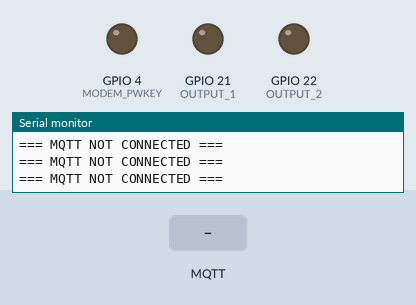
Simulated run of this sketch. Board: ESP32. On the bench: output pins drawn as LEDs (lit = HIGH), the last lines printed to the serial monitor. Inputs (shaded band) come from the test bench. No MQTT or app messages arrive unless stated; pins used as bus, display or sensor lines are not drawn.

Above: at 7.2 s.
7.3 s: MQTT message "true" arrives on the first subscribed topic
At 10.24 s:
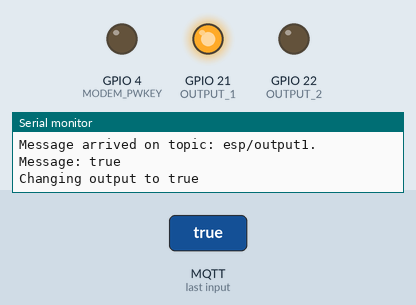
10.3 s: MQTT message "true" arrives on the second subscribed topic
At 11.5 s:
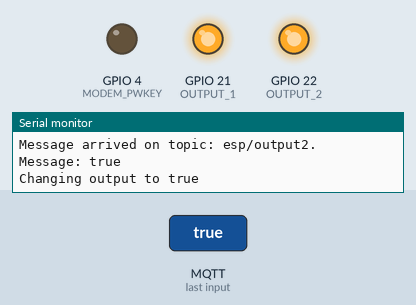
11.8 s: MQTT message "false" arrives on the first subscribed topic
At 12.8 s:
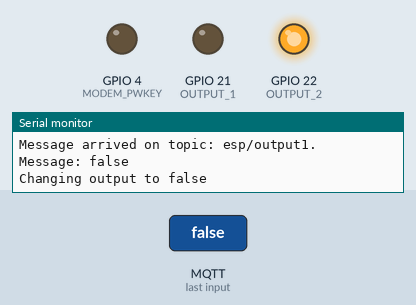
13.3 s: MQTT message "false" arrives on the second subscribed topic
At 14.0 s:
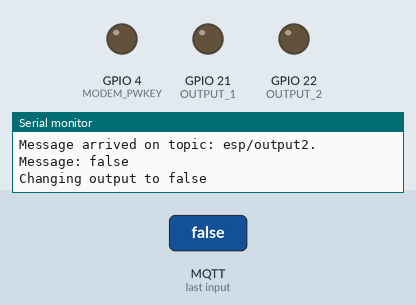
Timing chart, 0 to 15.8 s (numbered marks = the images above; inputs shaded):
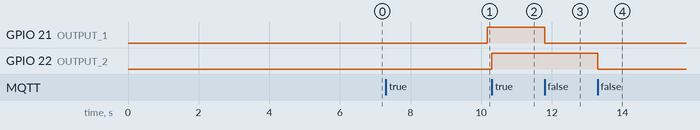

The sketch:

individual_test.ino
```cpp
// Select your modem:
#define TINY_GSM_MODEM_SIM800 // Modem is SIM800L

// Set serial for debug console (to the Serial Monitor, default speed 115200)
#define SerialMon Serial
// Set serial for AT commands
#define SerialAT Serial1

// Define the serial console for debug prints, if needed
#define TINY_GSM_DEBUG SerialMon

// set GSM PIN, if any
#define GSM_PIN ""

#define OUTPUT_1 21
#define OUTPUT_2 22

// Your GPRS credentials, if any
const char apn[] = "inernet.ng.airtel.com"; // APN (example: internet.vodafone.pt) use https://wiki.apnchanger.org
const char gprsUser[] = "web";
const char gprsPass[] = "web";

// SIM card PIN (leave empty, if not defined)
const char simPIN[]   = "";

// MQTT details
const char* broker = "broker.hivemq.com";                    // Public IP address or domain name
const char* mqttUsername = "REPLACE_WITH_YOUR_MQTT_USER";  // MQTT username
const char* mqttPassword = "REPLACE_WITH_YOUR_MQTT_PASS";  // MQTT password

const char* topicOutput1 = "esp/output1";
const char* topicOutput2 = "esp/output2";
const char* topicTemperature = "esp/temperature";
const char* topicHumidity = "esp/humidity";

// Define the serial console for debug prints, if needed
//#define DUMP_AT_COMMANDS

#include <Wire.h>
#include <TinyGsmClient.h>

#ifdef DUMP_AT_COMMANDS
  #include <StreamDebugger.h>
  StreamDebugger debugger(SerialAT, SerialMon);
  TinyGsm modem(debugger);
#else
  TinyGsm modem(SerialAT);
#endif

#include <PubSubClient.h>


TinyGsmClient client(modem);
PubSubClient mqtt(client);

// TTGO T-Call pins
#define MODEM_RST            5
#define MODEM_PWKEY          4
#define MODEM_POWER_ON       23
#define MODEM_TX             27
#define MODEM_RX             26
#define I2C_SDA              21
#define I2C_SCL              22


uint32_t lastReconnectAttempt = 0;

#define IP5306_ADDR          0x75
#define IP5306_REG_SYS_CTL0  0x00

char temperature = 0;
char humidity = 0;
long lastMsg = 0;


void mqttCallback(char* topic, byte* message, unsigned int len) {
  Serial.print("Message arrived on topic: ");
  Serial.print(topic);
  Serial.print(". Message: ");
  String messageTemp;

  for (int i = 0; i < len; i++) {
    Serial.print((char)message[i]);
    messageTemp += (char)message[i];
  }
  Serial.println();

  // Feel free to add more if statements to control more GPIOs with MQTT

  // If a message is received on the topic esp/output1, you check if the message is either "true" or "false".
  // Changes the output state according to the message
  if (String(topic) == "esp/output1") {
    Serial.print("Changing output to ");
    if(messageTemp == "true"){
      Serial.println("true");
      digitalWrite(OUTPUT_1, HIGH);
    }
    else if(messageTemp == "false"){
      Serial.println("false");
      digitalWrite(OUTPUT_1, LOW);
    }
  }
  else if (String(topic) == "esp/output2") {
    Serial.print("Changing output to ");
    if(messageTemp == "true"){
      Serial.println("true");
      digitalWrite(OUTPUT_2, HIGH);
    }
    else if(messageTemp == "false"){
      Serial.println("false");
      digitalWrite(OUTPUT_2, LOW);
    }
  }
}

boolean mqttConnect() {
  SerialMon.print("Connecting to ");
  SerialMon.print(broker);

  // Connect to MQTT Broker without username and password
  boolean status = mqtt.connect("GsmClientN");

  // Or, if you want to authenticate MQTT:
 // boolean status = mqtt.connect("GsmClientN", mqttUsername, mqttPassword);

  if (status == false) {
    SerialMon.println(" fail");
    ESP.restart();
    return false;
  }
  SerialMon.println(" success");
  mqtt.subscribe(topicOutput1);
  mqtt.subscribe(topicOutput2);

  return mqtt.connected();
}


void setup() {
  // Set console baud rate
  SerialMon.begin(115200);
  delay(10);


  // Set modem reset, enable, power pins
  pinMode(MODEM_PWKEY, OUTPUT);
  pinMode(MODEM_RST, OUTPUT);
  pinMode(MODEM_POWER_ON, OUTPUT);
  digitalWrite(MODEM_PWKEY, LOW);
  digitalWrite(MODEM_RST, HIGH);
  digitalWrite(MODEM_POWER_ON, HIGH);

  pinMode(OUTPUT_1, OUTPUT);
  pinMode(OUTPUT_2, OUTPUT);

  SerialMon.println("Wait...");

  // Set GSM module baud rate and UART pins
  SerialAT.begin(115200, SERIAL_8N1, MODEM_RX, MODEM_TX);
  delay(6000);

  // Restart takes quite some time
  // To skip it, call init() instead of restart()
  SerialMon.println("Initializing modem...");
  modem.restart();
  // modem.init();

  String modemInfo = modem.getModemInfo();
  SerialMon.print("Modem Info: ");
  SerialMon.println(modemInfo);

  // Unlock your SIM card with a PIN if needed
  if ( GSM_PIN && modem.getSimStatus() != 3 ) {
    modem.simUnlock(GSM_PIN);
  }

  SerialMon.print("Connecting to APN: ");
  SerialMon.print(apn);
  if (!modem.gprsConnect(apn, gprsUser, gprsPass)) {
    SerialMon.println(" fail");
    ESP.restart();
  }
  else {
    SerialMon.println(" OK");
  }

  if (modem.isGprsConnected()) {
    SerialMon.println("GPRS connected");
  }

  // MQTT Broker setup
  mqtt.setServer(broker, 1883);
  mqtt.setCallback(mqttCallback);
}

void loop() {
  if (!mqtt.connected()) {
    SerialMon.println("=== MQTT NOT CONNECTED ===");
    // Reconnect every 10 seconds
    uint32_t t = millis();
    if (t - lastReconnectAttempt > 10000L) {
      lastReconnectAttempt = t;
      if (mqttConnect()) {
        lastReconnectAttempt = 0;
      }
    }
    delay(100);
    return;
  }

  long now = millis();
  if (now - lastMsg > 30000) {
    lastMsg = now;


    char tempString [8];
    dtostrf(temperature, 1, 2, tempString);
    Serial.print("Temperature: ");
    Serial.println(tempString);
    mqtt.publish(topicTemperature, tempString);


    // Convert the value to a char array
    char humString[8];
    dtostrf(humidity, 1, 2, humString);
    Serial.print("Humidity: ");
    Serial.println(humString);
    mqtt.publish(topicHumidity, humString);
  }

  mqtt.loop();
}
```

gprs2ndtest.ino
```cpp

```

Measured:
- after the input at 7.3 s, GPIO 21 (OUTPUT_1): LOW → HIGH after 2.9 s
- after the input at 10.3 s, GPIO 22 (OUTPUT_2): LOW → HIGH at once
- after the input at 11.8 s, GPIO 21 (OUTPUT_1): HIGH → LOW at once
- after the input at 13.3 s, GPIO 22 (OUTPUT_2): HIGH → LOW at once
